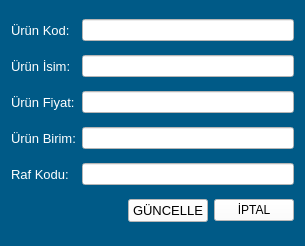
<?xml version="1.0" encoding="UTF-8"?>
<ui version="4.0">
 <class>guncelleForm</class>
 <widget class="QWidget" name="guncelleForm">
  <property name="geometry">
   <rect>
    <x>0</x>
    <y>0</y>
    <width>305</width>
    <height>246</height>
   </rect>
  </property>
  <property name="windowTitle">
   <string>Depo Güncelleme Ekranı</string>
  </property>
  <property name="styleSheet">
   <string notr="true">background-color: rgb(0, 90, 135);

selection-background-color: rgb(255, 255, 255);
color: rgb(255, 255, 255);
selection-color: rgb(0, 0, 0);</string>
  </property>
  <layout class="QGridLayout" name="gridLayout">
   <item row="4" column="0">
    <widget class="QLabel" name="label_4">
     <property name="font">
      <font>
       <pointsize>10</pointsize>
      </font>
     </property>
     <property name="text">
      <string>Raf Kodu:</string>
     </property>
    </widget>
   </item>
   <item row="0" column="0">
    <widget class="QLabel" name="label">
     <property name="font">
      <font>
       <pointsize>10</pointsize>
      </font>
     </property>
     <property name="text">
      <string>Ürün Kod:</string>
     </property>
    </widget>
   </item>
   <item row="2" column="0">
    <widget class="QLabel" name="label_2">
     <property name="font">
      <font>
       <pointsize>10</pointsize>
      </font>
     </property>
     <property name="text">
      <string>Ürün Fiyat:</string>
     </property>
    </widget>
   </item>
   <item row="1" column="0">
    <widget class="QLabel" name="label_5">
     <property name="font">
      <font>
       <pointsize>10</pointsize>
      </font>
     </property>
     <property name="text">
      <string>Ürün İsim:</string>
     </property>
    </widget>
   </item>
   <item row="3" column="0">
    <widget class="QLabel" name="label_3">
     <property name="font">
      <font>
       <pointsize>10</pointsize>
      </font>
     </property>
     <property name="text">
      <string>Ürün Birim:</string>
     </property>
    </widget>
   </item>
   <item row="5" column="2">
    <widget class="QPushButton" name="btn_guncelle">
     <property name="font">
      <font>
       <pointsize>10</pointsize>
      </font>
     </property>
     <property name="styleSheet">
      <string notr="true">
color: rgb(0, 0, 0);
background-color: rgb(255, 255, 255);</string>
     </property>
     <property name="text">
      <string>GÜNCELLE</string>
     </property>
    </widget>
   </item>
   <item row="5" column="0">
    <spacer name="horizontalSpacer">
     <property name="orientation">
      <enum>Qt::Horizontal</enum>
     </property>
     <property name="sizeHint" stdset="0">
      <size>
       <width>40</width>
       <height>20</height>
      </size>
     </property>
    </spacer>
   </item>
   <item row="5" column="3">
    <widget class="QPushButton" name="pushButton">
     <property name="styleSheet">
      <string notr="true">
color: rgb(0, 0, 0);
background-color: rgb(255, 255, 255);</string>
     </property>
     <property name="text">
      <string>İPTAL</string>
     </property>
    </widget>
   </item>
   <item row="5" column="1">
    <spacer name="horizontalSpacer_2">
     <property name="orientation">
      <enum>Qt::Horizontal</enum>
     </property>
     <property name="sizeHint" stdset="0">
      <size>
       <width>40</width>
       <height>20</height>
      </size>
     </property>
    </spacer>
   </item>
   <item row="4" column="1" colspan="3">
    <widget class="QLineEdit" name="tf_guncelleRafKodu">
     <property name="styleSheet">
      <string notr="true">background-color: rgb(255, 255, 255);
color: rgb(0, 0, 0);</string>
     </property>
    </widget>
   </item>
   <item row="3" column="1" colspan="3">
    <widget class="QLineEdit" name="tf_guncelleUrunBirim">
     <property name="styleSheet">
      <string notr="true">background-color: rgb(255, 255, 255);
color: rgb(0, 0, 0);</string>
     </property>
    </widget>
   </item>
   <item row="2" column="1" colspan="3">
    <widget class="QLineEdit" name="tf_guncelleUrunFiyati">
     <property name="styleSheet">
      <string notr="true">background-color: rgb(255, 255, 255);
color: rgb(0, 0, 0);</string>
     </property>
    </widget>
   </item>
   <item row="1" column="1" colspan="3">
    <widget class="QLineEdit" name="tf_guncelleUrunIsmi">
     <property name="styleSheet">
      <string notr="true">background-color: rgb(255, 255, 255);
color: rgb(0, 0, 0);</string>
     </property>
    </widget>
   </item>
   <item row="0" column="1" colspan="3">
    <widget class="QLineEdit" name="tf_guncelleUrunKodu">
     <property name="styleSheet">
      <string notr="true">background-color: rgb(255, 255, 255);
color: rgb(0, 0, 0);</string>
     </property>
    </widget>
   </item>
  </layout>
 </widget>
 <resources/>
 <connections/>
</ui>
